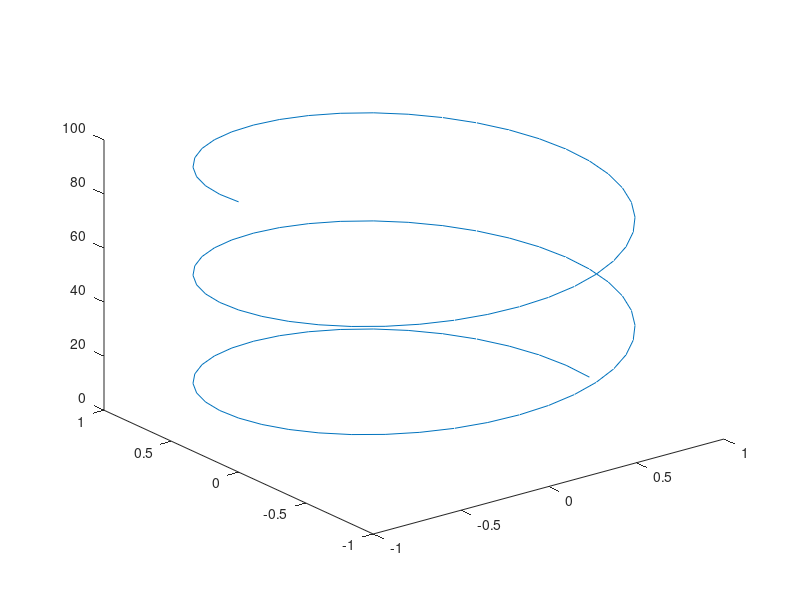

Here is the MATLAB script that generated this plot:
clear all;
close all;
clc;

% a = [1;2;3];
% b = zeros(3, 2);
% c = ones(3, 2);
% d = rand(3, 2);
% e = randn(1000, 1);
% % histogram(e);
% f = 1:1:10;
% g = [1 2 3;4 5 6;7 8 9];
% % g(2,2)
% % g(2,:)
% % g(:)
% %for lp = 1:2:10
% %     lp
% % end
% h = [1 2 3];
% i = [4 5 6]'; % h + i divočina součet slopcového vektoru a řádkového

n = 0:100;
x = sin(pi/20 * n);

figure;
plot(n, x);

% Domácí úloha
% zopakovat si soustavu linearnich rovnic na papír, kolik má řešení a na
% čem závisí + kvadratická rovnice


ra = cos(pi/20*n)
rb = sin(pi/20*n);
plot3(ra, rb, n)






